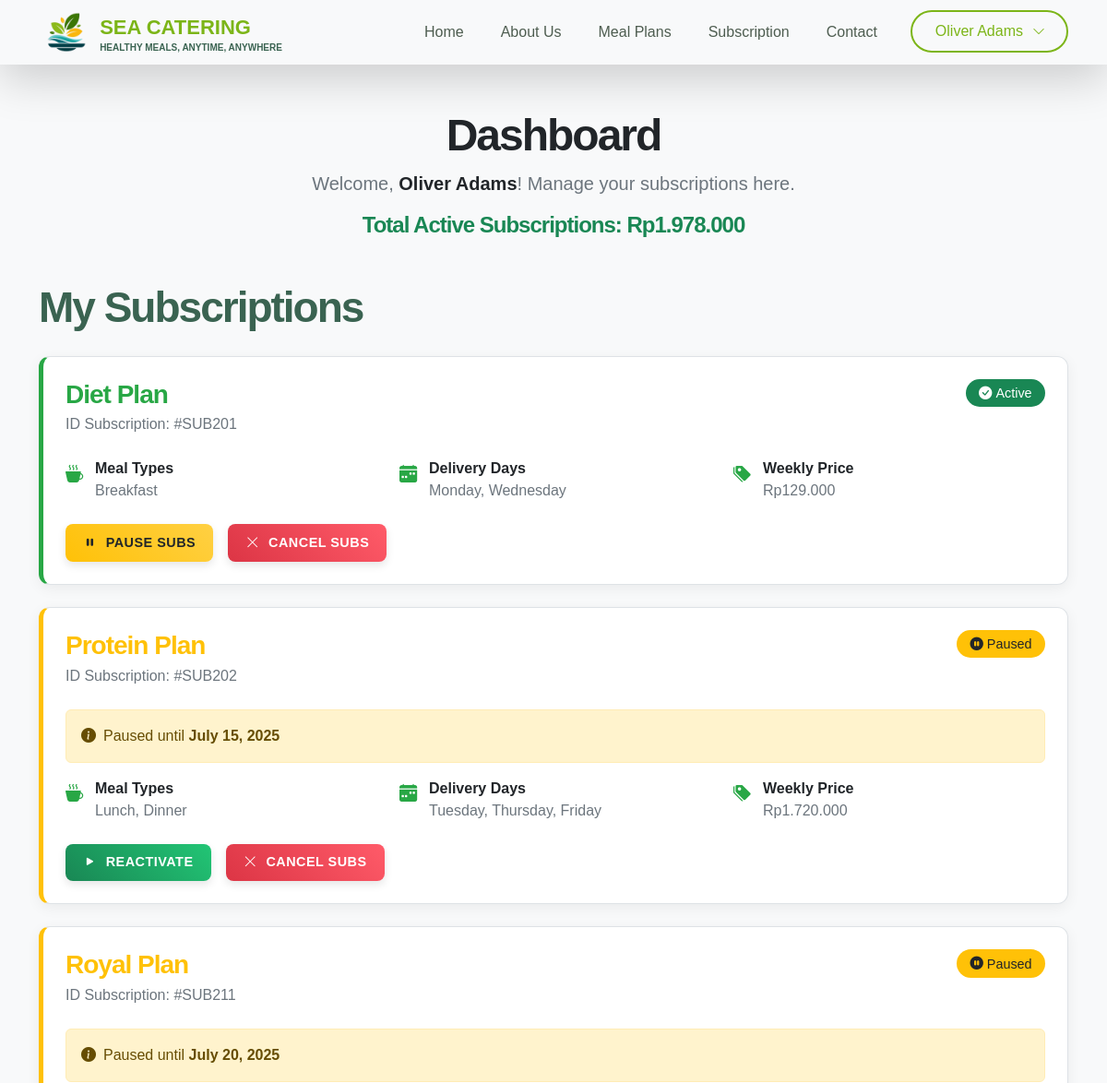
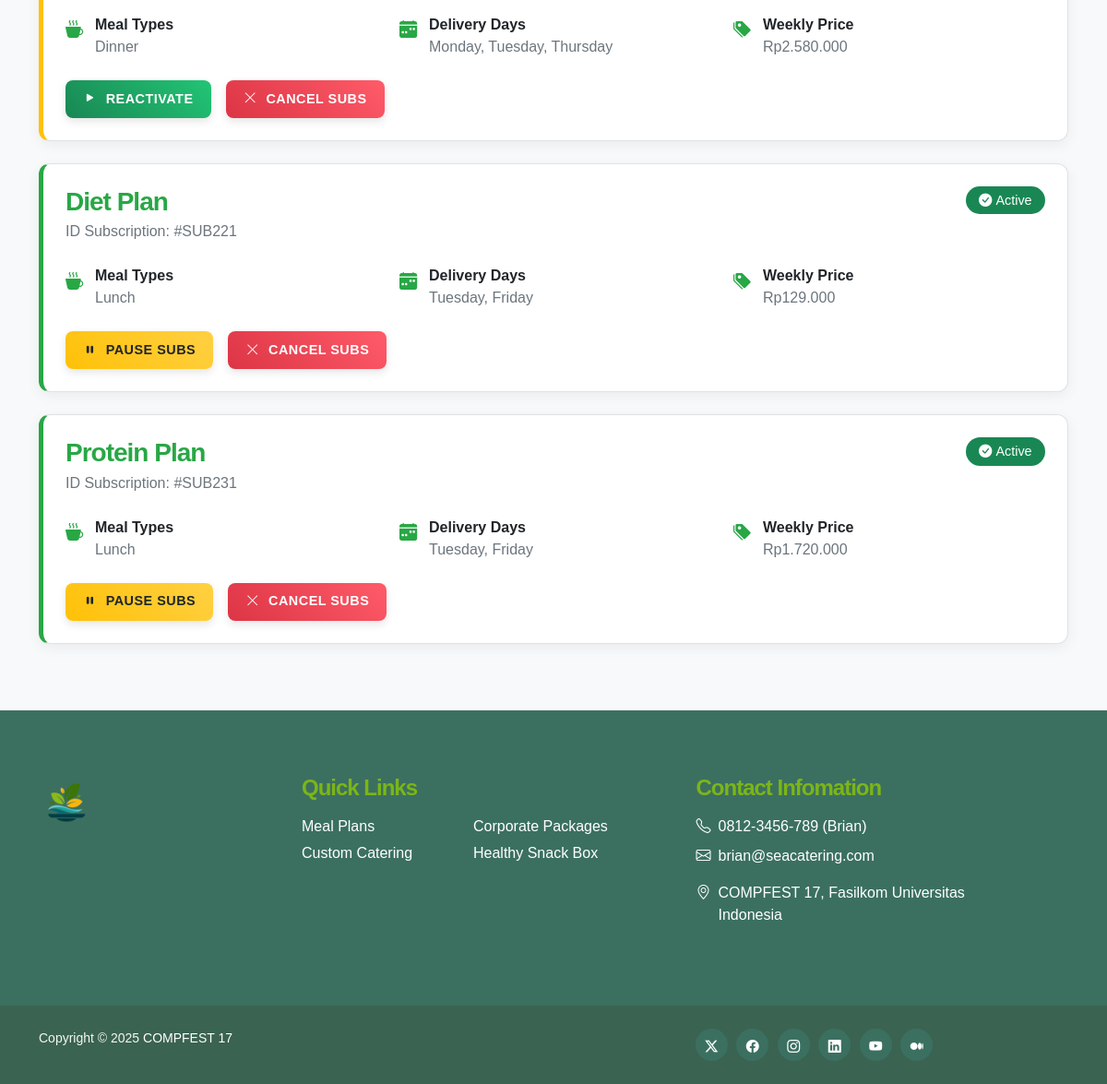
/index.php?page=dashboard_user (signed in), run on the app's committed database (2 pictures, top to bottom).
### tables this page shows
CREATE TABLE `subscriptions` (
  `subscription_id` int(11) NOT NULL,
  `user_id` int(11) NOT NULL,
  `plan_id` int(11) NOT NULL,
  `fullname_subs` varchar(255) DEFAULT NULL,
  `phone_number` varchar(20) NOT NULL,
  `allergies` text DEFAULT NULL,
  `total_price` decimal(12,2) NOT NULL,
  `status` enum('active','paused','cancelled') NOT NULL DEFAULT 'active',
  `pause_start_date` date DEFAULT NULL,
  `pause_end_date` date DEFAULT NULL,
  `created_at` timestamp NOT NULL DEFAULT current_timestamp(),
  `updated_at` timestamp NOT NULL DEFAULT current_timestamp() ON UPDATE current_timestamp(),
  `reactivated_at` datetime DEFAULT NULL
);

CREATE TABLE `mealplans` (
  `plan_id` int(11) NOT NULL,
  `name` varchar(255) NOT NULL,
  `price_per_meal` decimal(10,2) NOT NULL,
  `description` text DEFAULT NULL,
  `image_url` varchar(255) DEFAULT NULL
);

### dashboard/dashboard_user.php (the view, shortened to what this page needs)
<?php
$email = $_SESSION['email'];
include 'auth/db_connect.php';
$query ="SELECT s.subscription_id, s.fullname_subs, mp.name AS meal_plans,
        GROUP_CONCAT(DISTINCT smt.meal_type ORDER BY smt.meal_type SEPARATOR ', ') AS meal_types,
        GROUP_CONCAT(DISTINCT ssd.day_of_week ORDER BY ssd.day_of_week SEPARATOR ', ') AS delivery_days,
        s.total_price, s.status, s.pause_start_date, s.pause_end_date
        FROM subscriptions s
        INNER JOIN mealplans mp ON s.plan_id = mp.plan_id
        INNER JOIN subscriptionmealtypes smt ON s.subscription_id = smt.subscription_id
        INNER JOIN subscriptiondeliverydays ssd ON s.subscription_id = ssd.subscription_id
        INNER JOIN users u ON s.user_id = u.user_id
        WHERE email = '$email' AND s.status != 'canceled'
        GROUP BY s.subscription_id, s.fullname_subs, mp.name, s.total_price, s.status, s.pause_start_date, s.pause_end_date;" ;
$result = mysqli_query($conn, $query);
$total_bill = 0;
$subscriptions = [];
$today = date('Y-m-d');
while ($row = mysqli_fetch_assoc($result)) {
    $pause_start = $row['pause_start_date'];
    $pause_end = $row['pause_end_date'];
    $status_display = 'active';
    $status_message = '';
    $status_badge = '<span class="badge rounded-pill bg-success status-badge"><i class="bi bi-check-circle-fill me-1"></i>Active</span>';
    if ($pause_start && $pause_end) {
        if ($today >= $pause_start && $today <= $pause_end) {
            $status_display = 'paused';
            $status_badge = '<span class="badge rounded-pill bg-warning text-dark status-badge"><i class="bi bi-pause-circle-fill me-1"></i>Paused</span>';
            $status_message = "Paused until&nbsp;<strong>" . date('F j, Y', strtotime($pause_end)) . "</strong>";
        }
    }
    $row['dynamic_status'] = $status_display;
    $row['status_badge'] = $status_badge;
    $row['status_message'] = $status_message;
    if (in_array($status_display, ['active', 'will_pause'])) {
    $total_bill += $row['total_price']; }
    $subscriptions[] = $row;
}
?>
<div class="container py-5">
    <div class="header mb-5 text-center">
        <h1 class="display-5 fw-bold">Dashboard</h1>
        <p class="lead text-muted">
            Welcome, <strong class="text-dark"><?= htmlspecialchars($_SESSION['full_name']) ?></strong>! Manage your subscriptions here.
        </p>
        <?php if ($total_bill > 0): ?>
            <div class="mt-3">
                <h5 class="text-success fw-bold">Total Active Subscriptions: Rp<?= number_format($total_bill, 0, ',', '.') ?></h5>
            </div>
        <?php endif; ?>
    </div>
    <h2 class="mb-4 fw-bold">My Subscriptions</h2>
    <?php foreach ($subscriptions as $data):
        $sub_id = $data['subscription_id'];
        $plan = $data['meal_plans'];
        $types = $data['meal_types'];
        $delivery = $data['delivery_days'];
        $status = $data['dynamic_status'];
        $statusBadge = $data['status_badge'];
        $statusMessage = $data['status_message'];
        $isPaused = $status === 'paused';
        $isWillPause = $status === 'will_pause';
        $cardClass = ($isPaused ? 'status-paused ' : '') . 'subscription-card p-4';
        $price_raw = $data['total_price'];
        $price = number_format($price_raw, 0, ',', '.');
    ?>
    <div class="<?= $cardClass ?>">
        <div class="d-flex justify-content-between align-items-start mb-4">
            <div>
                <h4 class="subscription-title mb-1"><?= htmlspecialchars($plan) ?></h4>
                <p class="text-muted mb-0">ID Subscription: #SUB<?= htmlspecialchars($sub_id) ?></p>
            </div>
            <?= $statusBadge ?>
        </div>
        <?php if ($statusMessage): ?>
            <div class="alert alert-<?= $isPaused ? 'warning' : ($isWillPause ? 'info' : 'success') ?> d-flex align-items-center">
                <i class="bi bi-info-circle-fill me-2"></i><?= $statusMessage ?>
            </div>
        <?php endif; ?>
        <div class="details-grid mb-4">
            <div class="detail-item">
                <i class="bi bi-cup-hot-fill icon"></i>
                <strong>Meal Types</strong>
                <span><?= htmlspecialchars($types) ?></span>
            </div>
            <div class="detail-item">
                <i class="bi bi-calendar-week-fill icon"></i>
                <strong>Delivery Days</strong>
                <span><?= htmlspecialchars($delivery) ?></span>
            </div>
            <div class="detail-item">
                <i class="bi bi-tags-fill icon"></i>
                <strong>Weekly Price</strong>
                <span>Rp<?= htmlspecialchars($price) ?></span>
            </div>
        </div>
        <div class="d-flex gap-3">
            <?php if ($isPaused): ?>
                <form method="POST" action="dashboard/reactivate_subscription.php" class="d-inline">
                    <button type="submit" class="btn-custom btn-custom-success">
                        <i class="bi bi-play-fill"></i> Reactivate
                    </button>
                </form>
            <?php else: ?>
                <button class="btn-custom btn-custom-warning" data-bs-toggle="modal" data-bs-target="#pauseModal" data-subscription-id="<?= $sub_id ?>">
                    <i class="bi bi-pause-fill"></i> Pause Subs
                </button>
            <?php endif; ?>
            <button class="btn-custom btn-custom-danger" data-bs-toggle="modal" data-bs-target="#cancelModal" data-subscription-id="<?= $sub_id ?>">
                <i class="bi bi-x-lg"></i> Cancel Subs
            </button>
        </div>
    </div>
    <?php endforeach; ?>
</div>

### css/style.css (style rules this page uses)
:root { --white-color: #ffffff; --primary-color: #7CB518; --secondary-color: #3A6351; --primary-bg: #FFE6A9; --section-bg-color: #F4F8EF; --site-footer-bg-color: #3B7060; --custom-btn-bg-color: #7CB518; --custom-btn-bg-hover-color: #A1C935; --dark-color: #1B1B1B; --p-color: #4E5D50; --border-color: #DDE4DA; --body-font-family: 'Metropolis', sans-serif; --h1-font-size: 52px; --h2-font-size: 46px; --h3-font-size: 32px; --h4-font-size: 28px; --h5-font-size: 24px; --h6-font-size: 22px; --p-font-size: 16px; --btn-font-size: 18px; --copyright-font-size: 14px; --border-radius-large: 100px; --border-radius-medium: 20px; --border-radius-small: 10px; --font-weight-light: 300; --font-weight-normal: 400; --font-weight-semibold: 600; --font-weight-bold: 700; }
body { background-color: var(--white-color); font-family: var(--body-font-family); }
h2, h3, h4, h5, h6 { color: var(--dark-color); }
h1, h2, h3, h4, h5, h6 { font-weight: var(--font-weight-semibold); letter-spacing: -1px; }
h1 { font-size: var(--h1-font-size); font-weight: var(--font-weight-bold); letter-spacing: -2px; }
h2 { color: var(--secondary-color); font-size: var(--h2-font-size); letter-spacing: -2px; }
h4 { font-size: var(--h4-font-size); }
h5 { color: var(--primary-color); font-size: var(--h5-font-size); }
p { color: var(--p-color); font-size: var(--p-font-size); font-weight: var(--font-weight-light); }
a, button { touch-action: manipulation; transition: all 0.3s; }
b, strong { font-weight: var(--font-weight-bold); }
.badge { background: var(--secondary-color); border-radius: var(--border-radius-medium); font-weight: var(--font-weight-normal); line-height: normal; padding-bottom: 2px; }

### css/dashboard_style.css (style rules this page uses)
:root { --user-primary: #28a745; --user-paused: #ffc107; --admin-primary: #0d6efd; --admin-danger: #dc3545; --admin-secondary: #6c757d; --admin-bg-light: #f8f9fa; --card-bg: #ffffff; --border-color: #dee2e6; --text-dark: #212529; --text-muted: #6c757d; --font-main: 'Poppins', sans-serif; }
body { background-color: var(--admin-bg-light); font-family: var(--font-main); color: var(--text-dark); }
.subscription-card { background: var(--card-bg); border: 1px solid var(--border-color); border-left: 5px solid var(--user-primary); border-radius: 0.75rem; margin-bottom: 1.5rem; box-shadow: 0 4px 15px rgba(0,0,0,0.06); transition: transform 0.2s ease, box-shadow 0.2s ease; }
.subscription-card.status-paused { border-left-color: var(--user-paused); }
.subscription-card.status-paused .subscription-title { color: var(--user-paused); }
.subscription-title { font-weight: 600; color: var(--user-primary); }
.status-badge { font-size: 0.9rem; font-weight: 500; padding: 0.5em 1em; }
.details-grid { display: grid; grid-template-columns: repeat(auto-fit, minmax(220px, 1fr)); gap: 1.5rem; }
.detail-item { padding-left: 2rem; position: relative; }
.detail-item .icon { position: absolute; left: 0; top: 4px; font-size: 1.2rem; color: var(--user-primary); }
.detail-item strong { display: block; color: var(--text-dark); font-weight: 600; }
.detail-item span { color: var(--text-muted); }
.btn-custom { display: inline-flex; align-items: center; gap: 0.6rem; font-weight: 600; font-size: 0.9rem; padding: 0.6rem 1.2rem; border-radius: 8px; border: none; color: #fff; cursor: pointer; text-transform: uppercase; letter-spacing: 0.5px; box-shadow: 0 4px 10px rgba(0,0,0,0.1); transition: all 0.3s ease; }
.btn-custom-success { background: linear-gradient(45deg, #198754, #22c575); }
.btn-custom-warning { background: linear-gradient(45deg, #ffc107, #ffd043); color: var(--text-dark); }
.btn-custom-danger { background: linear-gradient(45deg, #dc3545, #ff5b69); }

### data on the page
subscriptions: plan.name "Diet Plan", subscription_id "201", types "Breakfast", delivery "Monday, Wednesday", total_price "129.000"
subscriptions: plan.name "Protein Plan", subscription_id "202", pause_start_date "Paused", pause_end_date "July 15, 2025", types "Lunch, Dinner", delivery "Tuesday, Thursday, Friday", total_price "1.720.000"
subscriptions: plan.name "Royal Plan", subscription_id "211", pause_start_date "Paused", pause_end_date "July 20, 2025", types "Dinner", delivery "Monday, Tuesday, Thursday", total_price "2.580.000"
subscriptions: plan.name "Diet Plan", subscription_id "221", types "Lunch", delivery "Tuesday, Friday", total_price "129.000"
subscriptions: plan.name "Protein Plan", subscription_id "231", types "Lunch", delivery "Tuesday, Friday", total_price "1.720.000"

### other printed values
$_SESSION['full_name'] "Oliver Adams"
$total_bill "1.978.000"
